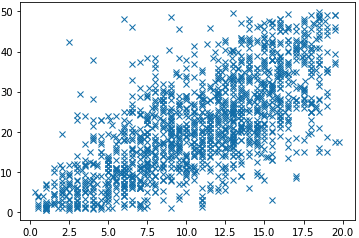

Source code (Python):
# COMMENTS: This script plots the mean of the scatter plot of the data.

import numpy as np
import matplotlib.pyplot as plt

xy_data = np.loadtxt("data1.txt")

x=xy_data[0]
y=xy_data[1]

fig = plt.figure()
plt.plot(x, y, linestyle='none', marker='x')
fig.show()
